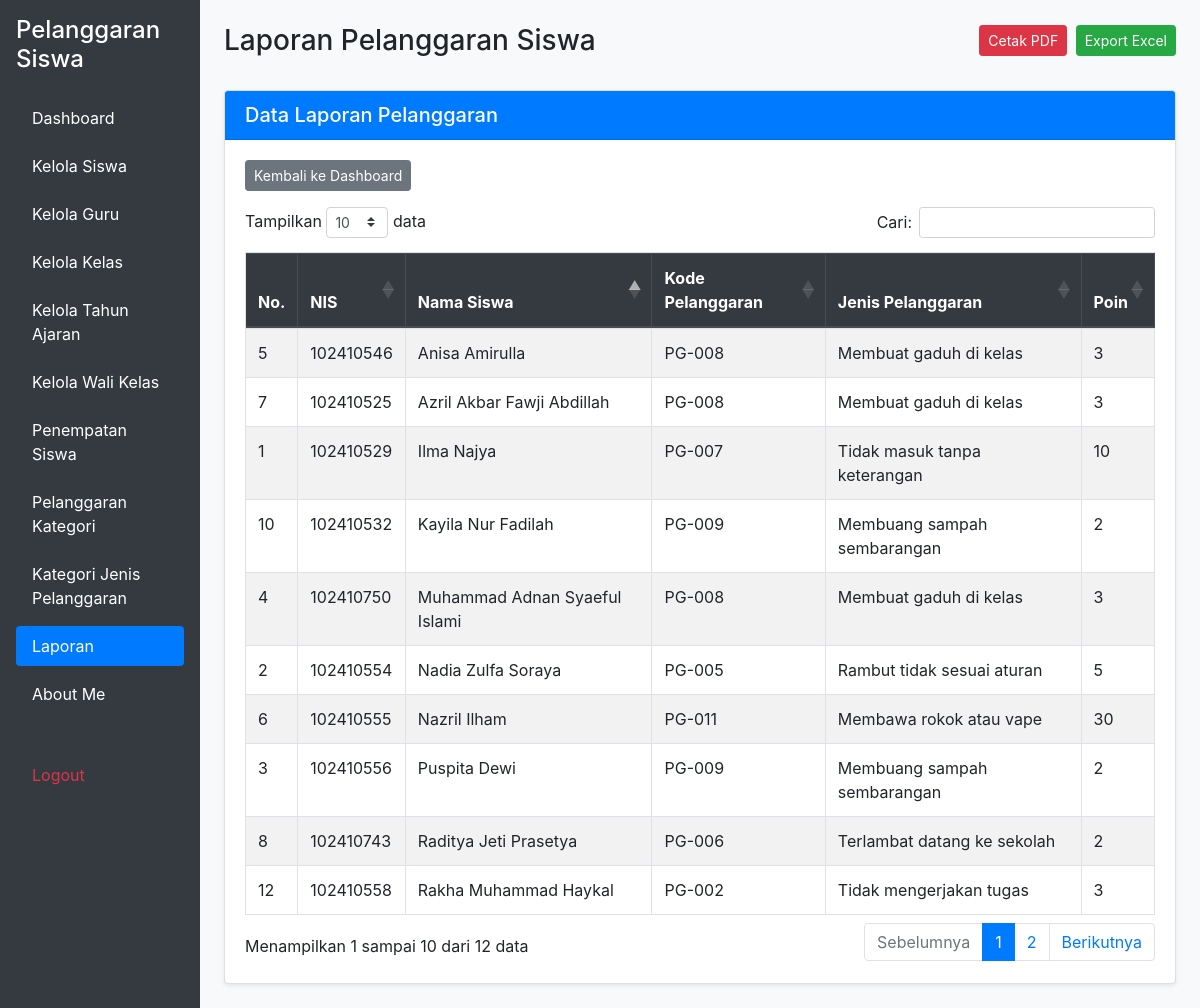
Page /laporan.php (signed in) on the committed database.
### tables this page shows
CREATE TABLE `t_pelanggaran_siswa` (
  `id` int(11) NOT NULL,
  `tahun_ajaran_id` int(11) DEFAULT NULL,
  `siswa_id` int(11) DEFAULT NULL,
  `nama_siswa` varchar(150) NOT NULL,
  `kelas_id` int(11) DEFAULT NULL,
  `nama_kelas` varchar(100) NOT NULL,
  `pelanggaran_id` int(11) DEFAULT NULL,
  `nama_pelanggaran` varchar(150) NOT NULL,
  `pelanggaran_kategori_id` int(11) DEFAULT NULL,
  `guru_id` int(11) DEFAULT NULL,
  `nama_guru` varchar(150) NOT NULL,
  `tanggal` date DEFAULT NULL,
  `keterangan` text NOT NULL,
  `poin` int(11) NOT NULL,
  `tindakan` text NOT NULL,
  `status` varchar(30) NOT NULL,
  `created_at` timestamp NOT NULL DEFAULT current_timestamp(),
  `updated_at` timestamp NOT NULL DEFAULT current_timestamp()
);

CREATE TABLE `t_siswa` (
  `id` int(11) NOT NULL,
  `nis` varchar(10) DEFAULT NULL,
  `nisn` varchar(10) NOT NULL,
  `nama` varchar(150) DEFAULT NULL,
  `jenis_kelamin` char(1) NOT NULL,
  `tanggal_lahir` date NOT NULL,
  `alamat` text NOT NULL,
  `status_aktif` tinyint(1) NOT NULL,
  `created_at` timestamp NOT NULL DEFAULT current_timestamp(),
  `updated_at` timestamp NOT NULL DEFAULT current_timestamp()
);

CREATE TABLE `t_pelanggaran` (
  `id` int(11) NOT NULL,
  `pelanggaran_kategori_id` int(11) DEFAULT NULL,
  `kode` varchar(30) DEFAULT NULL,
  `nama` varchar(150) DEFAULT NULL,
  `poin` int(11) NOT NULL,
  `deskripsi` text NOT NULL,
  `status_aktif` tinyint(1) NOT NULL,
  `created_at` timestamp NOT NULL DEFAULT current_timestamp(),
  `updated_at` timestamp NOT NULL DEFAULT current_timestamp()
);

### laporan.php (the view, shortened to what this page needs)
<?php
include 'config/koneksi.php';
$sql = "
    SELECT
        ps.id,
        s.nis,
        s.nama AS nama_siswa,
        p.kode,
        p.nama AS nama_pelanggaran,
        p.poin
    FROM t_pelanggaran_siswa ps
    JOIN t_siswa s ON ps.siswa_id = s.id
    JOIN t_pelanggaran p ON ps.pelanggaran_id = p.id
    ORDER BY ps.id DESC
";
$hasil = mysqli_query($koneksi, $sql);
?>
<!DOCTYPE html>
<html lang="id">
<head>
    <link rel="stylesheet"
          href="https://cdn.jsdelivr.net/npm/bootstrap@4.6.2/dist/css/bootstrap.min.css">
    <link rel="stylesheet"
          href="https://cdn.datatables.net/1.13.8/css/dataTables.bootstrap4.min.css">
</head>
<body class="bg-light">
<div class="container-fluid">
    <div class="row">
        <?php include 'layout/sidebar.php'; ?>
        <main class="col-12 col-md-9 col-lg-10 p-3 p-md-4">
            <div class="d-flex flex-wrap justify-content-between align-items-center mb-4">
                <h3 class="mb-2">Laporan Pelanggaran Siswa</h3>
                <div class="mb-2">
                    <button type="button"
                            class="btn btn-danger btn-sm mr-1"
                            onclick="cetakPDF()">
                        Cetak PDF
                    </button>
                    <a href="laporan.php?export=excel"
                       class="btn btn-success btn-sm">
                        Export Excel
                    </a>
                </div>
            </div>
            <div class="card shadow-sm">
                <div class="card-header bg-primary text-white">
                    <h5 class="mb-0">Data Laporan Pelanggaran</h5>
                </div>
                <div class="card-body">
                    <div class="mb-3">
                        <a href="dashboard.php" class="btn btn-secondary btn-sm">
                            Kembali ke Dashboard
                        </a>
                    </div>
                    <div class="table-responsive">
                        <table id="tabelLaporan"
                               class="table table-bordered table-striped table-hover w-100">
                            <thead class="thead-dark">
                                <tr>
                                    <th>No.</th>
                                    <th>NIS</th>
                                    <th>Nama Siswa</th>
                                    <th>Kode Pelanggaran</th>
                                    <th>Jenis Pelanggaran</th>
                                    <th>Poin</th>
                                </tr>
                            </thead>
                            <tbody>
                                <?php
                                $no = 1;
                                while ($row = mysqli_fetch_assoc($hasil)) {
                                ?>
                                    <tr>
                                        <td><?= $no++; ?></td>
                                        <td>
                                            <?= htmlspecialchars(
                                                (string) $row['nis'],
                                                ENT_QUOTES,
                                                'UTF-8'
                                            ); ?>
                                        </td>
                                        <td>
                                            <?= htmlspecialchars(
                                                (string) $row['nama_siswa'],
                                                ENT_QUOTES,
                                                'UTF-8'
                                            ); ?>
                                        </td>
                                        <td>
                                            <?= htmlspecialchars(
                                                (string) ($row['kode'] ?? ''),
                                                ENT_QUOTES,
                                                'UTF-8'
                                            ); ?>
                                        </td>
                                        <td>
                                            <?= htmlspecialchars(
                                                (string) $row['nama_pelanggaran'],
                                                ENT_QUOTES,
                                                'UTF-8'
                                            ); ?>
                                        </td>
                                        <td><?= (int) $row['poin']; ?></td>
                                    </tr>
                                <?php } ?>
                            </tbody>
                        </table>
                    </div>
                </div>
            </div>
        </main>
    </div>
</div>
</body>
</html>

### rows in the picture
t_pelanggaran_siswa: siswa.nis "102410529", siswa.nama "Ilma Najya", pelanggaran.kode "PG-007", pelanggaran.nama "Tidak masuk tanpa keterangan", pelanggaran.poin "10"
t_pelanggaran_siswa: siswa.nis "102410554", siswa.nama "Nadia Zulfa Soraya", pelanggaran.kode "PG-005", pelanggaran.nama "Rambut tidak sesuai aturan", pelanggaran.poin "5"
t_pelanggaran_siswa: siswa.nis "102410556", siswa.nama "Puspita Dewi", pelanggaran.kode "PG-009", pelanggaran.nama "Membuang sampah sembarangan", pelanggaran.poin "2"
t_pelanggaran_siswa: siswa.nis "102410750", siswa.nama "Muhammad Adnan Syaeful Islami", pelanggaran.kode "PG-008", pelanggaran.nama "Membuat gaduh di kelas", pelanggaran.poin "3"
t_pelanggaran_siswa: siswa.nis "102410546", siswa.nama "Anisa Amirulla", pelanggaran.kode "PG-008", pelanggaran.nama "Membuat gaduh di kelas", pelanggaran.poin "3"
t_pelanggaran_siswa: siswa.nis "102410555", siswa.nama "Nazril Ilham", pelanggaran.kode "PG-011", pelanggaran.nama "Membawa rokok atau vape", pelanggaran.poin "30"
t_pelanggaran_siswa: siswa.nis "102410525", siswa.nama "Azril Akbar Fawji Abdillah", pelanggaran.kode "PG-008", pelanggaran.nama "Membuat gaduh di kelas", pelanggaran.poin "3"
t_pelanggaran_siswa: siswa.nis "102410743", siswa.nama "Raditya Jeti Prasetya", pelanggaran.kode "PG-006", pelanggaran.nama "Terlambat datang ke sekolah", pelanggaran.poin "2"
t_pelanggaran_siswa: siswa.nis "102410532", siswa.nama "Kayila Nur Fadilah", pelanggaran.kode "PG-009", pelanggaran.nama "Membuang sampah sembarangan", pelanggaran.poin "2"
t_pelanggaran_siswa: siswa.nis "102410558", siswa.nama "Rakha Muhammad Haykal", pelanggaran.kode "PG-002", pelanggaran.nama "Tidak mengerjakan tugas", pelanggaran.poin "3"
